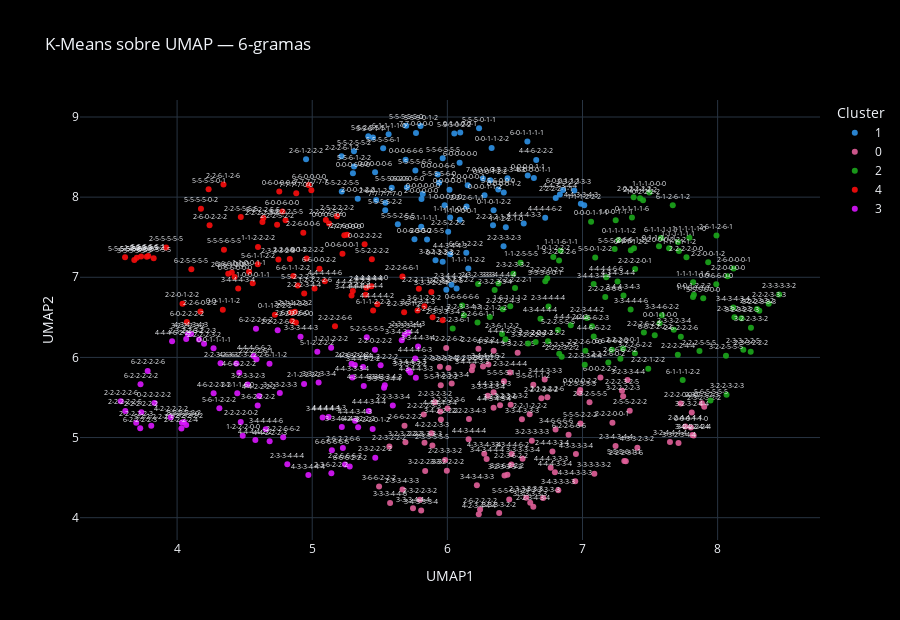
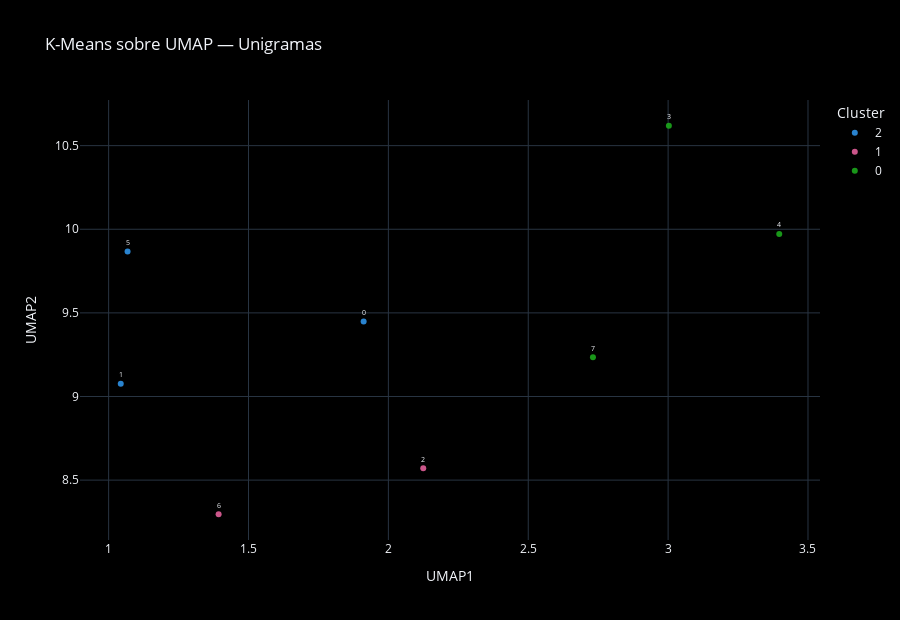

Notebook code for these charts, in order:
### Code cell
# Visualiza los clústeres resultantes coloreados por etiqueta asignada

def graficar_clusters(df_clusters, titulo):
    if df_clusters is None or df_clusters.empty:
        print(f"No hay clústeres que mostrar para {titulo}.")
        return
    fig = px.scatter(
        df_clusters,
        x="UMAP1",
        y="UMAP2",
        color=df_clusters["cluster"].astype(str),
        text="token",
        title=f"K-Means sobre UMAP — {titulo}",
        color_discrete_sequence=px.colors.qualitative.Dark24,
        hover_data={"cluster": True, "token": True}
    )
    fig.update_traces(marker=dict(size=6, opacity=0.9), textposition="top center", textfont=dict(size=7))
    fig.update_layout(
        template="plotly_dark",
        width=900,
        height=620,
        paper_bgcolor="black",
        plot_bgcolor="black",
        legend_title="Cluster"
    )
    fig.show()


graficar_clusters(clusters_6g, "6-gramas")
graficar_clusters(clusters_1g, "Unigramas")

### Figure 1 — Plotly figure (JSON) as saved in the notebook; plotly's stock layout.template omitted (floating-point values rounded to 4 significant figures; data arrays with more than 128 entries replaced by an {"elided": "..."} marker saying what was removed)
{"data": [{"customdata": {"elided": "73x2 mixed values"}, "hovertemplate": "color=1<br>UMAP1=%{x}<br>UMAP2=%{y}<br>token=%{customdata[1]}<br>cluster=%{customdata[0]}<extra></extra>", "legendgroup": "1", "marker": {"color": "#2E91E5", "opacity": 0.9, "size": 6, "symbol": "circle"}, "mode": "markers+text", "name": "1", "orientation": "v", "showlegend": true, "text": ["0-0-0-0-0-0", "0-0-0-0-0-1", "0-0-0-0-0-6", "0-0-0-0-1-1", "0-0-0-0-1-2", "0-0-0-0-6-0", "0-0-0-0-6-6", "0-0-0-1-1-2", "0-0-0-1-2-2", "0-0-0-6-6-0", "0-0-0-6-6-6", "0-0-1-1-2-2", "0-0-6-0-0-0", "0-1-0-1-2-2", "0-1-1-0-0-1", "0-1-2-2-2-2", "1-0-0-0-0-0", "1-1-0-0-0-1", "1-1-1-1-0-0", "1-1-1-1-2-2", "1-1-1-2-2-2", "1-1-2-2-1-0", "2-0-0-0-0-0", "2-0-0-0-0-1", "2-0-0-1-2-2", "2-2-2-2-1-1", "2-2-2-2-1-2", "2-2-2-6-1-1", "2-2-2-6-1-2", "2-2-3-2-5-5", "2-2-3-3-2-3", "2-2-5-2-2-2", "2-3-2-2-3-3", "2-3-4-4-2-4", "2-5-5-2-5-5", "2-6-0-1-2-2", "2-6-1-2-2-2", "3-2-2-3-2-2", "3-3-2-3-3-3", "3-3-2-3-4-3", "4-4-3-3-4-3", "4-4-3-3-4-4", "4-4-3-4-4-3", "4-4-4-4-3-3", "4-4-4-4-6-2", "4-4-6-2-2-2", "5-5-2-2-5-5", "5-5-2-5-5-2", "5-5-2-5-5-5", "5-5-5-0-1-1", "5-5-5-0-1-2", "5-5-5-0-2-2", "5-5-5-2-5-5", "5-5-5-5-2-2", "5-5-5-5-2-5", "5-5-5-5-5-0", "5-5-5-5-6-0", "5-5-5-5-6-1", "5-5-5-5-6-5", "5-5-6-0-0-0", "5-5-6-1-1-1", "5-5-6-1-2-2", "5-5-6-5-5-5", "5-6-1-1-1-1", "6-0-0-0-0-0", "6-0-0-0-1-1", "6-0-0-1-1-1", "6-0-1-1-1-1", "6-1-1-1-1-0", "6-6-1-2-2-2", "7-0-0-0-0-1", "7-7-0-0-0-0", "7-7-7-7-7-0"], "textfont": {"size": 7}, "textposition": "top center", "type": "scatter", "x": [5.818, 6.016, 5.465, 6.595, 6.417, 5.701, 5.929, 6.275, 6.317, 5.301, 5.691, 6.328, 5.757, 6.342, 6.095, 5.965, 5.98, 6.092, 6.021, 6.155, 7.013, 6.432, 5.808, 6.151, 5.337, 6.802, 6.338, 6.142, 5.217, 5.992, 6.416, 6.006, 6.939, 6.03, 5.849, 5.473, 4.954, 6.068, 5.912, 6.445, 6.988, 6.833, 6.021, 6.565, 6.724, 6.658, 5.219, 5.309, 5.415, 6.234, 5.802, 6.051, 5.633, 5.54, 5.588, 5.696, 5.939, 5.525, 5.763, 6.376, 5.449, 5.309, 5.965, 5.807, 6.091, 6.64, 6.857, 6.592, 5.565, 6.14, 6.263, 5.768, 5.541], "xaxis": "x", "y": [8.038, 8.092, 8.311, 8.271, 8.058, 8.12, 8.282, 8.024, 8.211, 8.298, 8.465, 8.613, 7.474, 7.838, 8.807, 7.192, 7.898, 7.717, 7.747, 7.111, 7.898, 7.623, 7.976, 8.149, 7.98, 7.99, 7.648, 7.884, 8.509, 6.844, 7.388, 7.569, 8.083, 6.908, 7.472, 7.965, 8.473, 6.859, 7.212, 8.237, 7.917, 8.031, 7.288, 7.67, 7.742, 8.464, 8.071, 8.571, 8.76, 8.859, 8.886, 8.793, 7.661, 7.836, 8.116, 8.891, 8.179, 8.611, 8.332, 8.094, 8.745, 8.383, 8.484, 7.631, 8.43, 8.238, 8.09, 8.694, 8.786, 7.306, 8.233, 8.802, 7.931], "yaxis": "y"}, {"customdata": {"elided": "97x2 mixed values"}, "hovertemplate": "color=0<br>UMAP1=%{x}<br>UMAP2=%{y}<br>token=%{customdata[1]}<br>cluster=%{customdata[0]}<extra></extra>", "legendgroup": "0", "marker": {"color": "#E15F99", "opacity": 0.9, "size": 6, "symbol": "circle"}, "mode": "markers+text", "name": "0", "orientation": "v", "showlegend": true, "text": ["0-0-0-0-2-2", "0-0-0-1-1-0", "1-2-2-2-6-2", "1-2-5-5-5-5", "1-2-6-1-2-2", "2-1-2-2-2-6", "2-2-1-2-2-2", "2-2-2-0-0-0", "2-2-2-0-0-1", "2-2-2-2-3-3", "2-2-2-2-3-4", "2-2-2-2-3-6", "2-2-2-3-2-5", "2-2-2-3-3-6", "2-2-2-3-4-3", "2-2-2-3-6-2", "2-2-3-2-2-2", "2-2-3-2-3-2", "2-2-3-3-2-2", "2-2-3-3-3-2", "2-2-3-3-3-3", "2-2-3-4-3-4", "2-2-3-6-2-2", "2-2-4-4-4-4", "2-2-6-6-2-2", "2-3-2-2-3-2", "2-3-2-3-2-2", "2-3-2-3-2-3", "2-3-2-4-4-4", "2-3-2-5-5-5", "2-3-3-3-3-3", "2-3-3-4-3-3", "2-3-4-3-4-4", "2-3-5-5-5-5", "2-4-4-3-3-4", "2-5-5-2-2-2", "2-6-2-2-2-2", "2-6-6-2-2-2", "3-2-2-2-2-3", "3-2-2-2-2-4", "3-2-2-2-3-3", "3-2-3-2-2-2", "3-2-3-2-2-6", "3-2-3-2-3-2", "3-2-3-2-4-4", "3-2-3-3-3-2", "3-2-3-3-3-3", "3-2-3-3-3-4", "3-2-3-3-4-4", "3-2-4-4-4-4", "3-3-2-2-2-2", "3-3-2-2-5-5", "3-3-2-3-4-4", "3-3-3-2-2-2", "3-3-3-3-2-2", "3-3-3-3-3-2", "3-3-3-3-3-3", "3-3-3-3-3-4", "3-3-3-4-3-4", "3-3-3-4-4-4", "3-3-3-4-4-6", "3-3-4-3-3-3", "3-3-4-4-6-2", "3-3-6-2-2-2", "3-4-2-2-2-2", "3-4-3-3-3-3", "3-4-3-3-3-4", "3-4-3-4-3-3", "3-4-3-4-4-4", "3-4-4-2-4-4", "3-4-4-3-3-3", "3-4-4-4-3-3", "3-4-4-4-6-2", "3-4-6-6-6-6", "3-6-6-2-2-2", "4-2-2-2-3-3", "4-2-3-4-4-4", "4-3-3-2-3-2", "4-3-3-3-3-3", "4-3-3-3-3-4", "4-3-3-4-3-4", "4-3-4-3-3-3", "4-3-4-4-4-3", "4-4-3-3-3-3", "4-4-3-4-3-4", "4-4-3-4-4-4", "4-4-4-3-3-3", "4-4-4-3-3-4", "4-4-4-4-3-4", "5-5-1-2-2-2", "5-5-5-2-2-2", "5-5-5-5-1-1", "5-5-5-6-1-1", "5-5-5-6-1-2", "5-5-6-1-1-2", "6-0-0-2-2-2", "6-2-2-6-6-6"], "textfont": {"size": 7}, "textposition": "top center", "type": "scatter", "x": [6.983, 7.802, 5.991, 6.976, 6.264, 6.74, 6.609, 7.727, 7.221, 5.826, 5.945, 6.001, 7.292, 7.321, 6.16, 6.696, 5.571, 5.907, 6.188, 5.983, 5.831, 6.636, 6.473, 7.761, 6.23, 5.797, 7.901, 7.884, 6.464, 7.052, 6.584, 5.668, 7.245, 5.889, 6.778, 7.349, 6.242, 5.683, 7.301, 7.822, 5.836, 5.69, 6.39, 6.468, 7.809, 6.423, 6.625, 6.032, 7.334, 7.647, 5.996, 6.52, 7.71, 6.008, 6.383, 7.088, 6.613, 6.557, 6.299, 5.746, 5.576, 6.552, 6.476, 6.445, 5.952, 6.821, 5.806, 6.219, 6.291, 7.813, 6.72, 6.181, 6.304, 6.801, 5.495, 5.883, 6.232, 7.406, 6.709, 6.951, 6.273, 6.946, 6.343, 6.342, 6.342, 6.157, 6.765, 6.796, 5.948, 5.951, 6.985, 6.419, 7.309, 6.458, 6.636, 7.133, 6.897], "xaxis": "x", "y": [5.594, 5.125, 6.119, 5.56, 5.886, 5.502, 5.292, 5.424, 5.184, 5.287, 5.884, 5.364, 5.583, 4.706, 5.231, 5.49, 4.888, 5.44, 5.888, 4.721, 4.934, 4.137, 4.664, 5.136, 6.108, 4.224, 5.385, 5.429, 5.812, 5.442, 4.249, 4.353, 4.895, 4.902, 4.826, 5.334, 4.101, 5.146, 5.514, 5.025, 4.583, 4.941, 5.403, 5.408, 5.312, 4.526, 4.961, 5.676, 5.718, 4.945, 4.585, 6.059, 4.932, 5.868, 4.057, 4.548, 4.187, 4.737, 5.522, 4.119, 4.185, 5.228, 4.796, 4.536, 5.224, 4.342, 4.088, 4.405, 4.733, 5.032, 5.725, 5.839, 5.911, 5.1, 4.388, 5.054, 4.043, 4.872, 4.245, 4.794, 4.799, 4.455, 6.083, 5.567, 5.373, 4.978, 4.622, 4.567, 5.326, 5.652, 5.174, 5.702, 4.709, 4.227, 5.659, 5.75, 5.036], "yaxis": "y"}, {"customdata": {"elided": "98x2 mixed values"}, "hovertemplate": "color=2<br>UMAP1=%{x}<br>UMAP2=%{y}<br>token=%{customdata[1]}<br>cluster=%{customdata[0]}<extra></extra>", "legendgroup": "2", "marker": {"color": "#1CA71C", "opacity": 0.9, "size": 6, "symbol": "circle"}, "mode": "markers+text", "name": "2", "orientation": "v", "showlegend": true, "text": ["0-0-0-1-1-1", "0-0-0-2-2-2", "0-0-1-1-0-0", "0-0-1-2-2-2", "0-0-6-6-0-0", "0-1-1-1-1-1", "0-1-1-1-1-2", "0-1-1-1-1-6", "0-1-1-1-2-2", "0-6-6-6-6-6", "1-0-0-1-1-1", "1-0-1-2-2-2", "1-0-2-2-2-2", "1-1-1-0-0-0", "1-1-1-1-1-0", "1-1-1-1-1-1", "1-1-1-1-1-2", "1-1-1-1-1-6", "1-1-1-6-1-1", "1-1-2-1-2-2", "1-1-2-5-5-5", "1-1-6-1-1-1", "1-6-1-1-1-2", "2-0-1-2-2-2", "2-0-2-2-2-2", "2-2-0-0-0-0", "2-2-0-0-1-2", "2-2-1-1-2-2", "2-2-2-0-2-2", "2-2-2-1-2-2", "2-2-2-2-0-0", "2-2-2-2-0-1", "2-2-2-2-2-1", "2-2-2-2-4-3", "2-2-2-2-4-4", "2-2-2-3-2-2", "2-2-2-3-2-3", "2-2-2-3-3-2", "2-2-2-3-3-3", "2-2-2-3-6-1", "2-2-2-5-5-5", "2-2-2-6-0-0", "2-2-2-6-0-1", "2-2-2-6-0-2", "2-2-2-6-2-2", "2-2-2-6-6-6", "2-2-3-3-4-3", "2-2-3-3-4-4", "2-2-3-4-4-2", "2-2-6-6-1-1", "2-3-2-2-2-3", "2-3-2-3-3-2", "2-3-2-3-3-3", "2-3-2-3-3-4", "2-3-3-2-2-2", "2-3-3-2-2-5", "2-3-3-2-3-3", "2-3-3-2-3-4", "2-3-3-3-3-2", "2-3-4-4-4-4", "2-3-6-1-2-2", "2-6-0-0-0-1", "2-6-1-2-6-1", "2-6-2-2-2-6", "2-6-6-1-2-2", "2-6-6-6-2-2", "3-2-2-2-2-6", "3-2-2-3-2-3", "3-2-2-3-3-2", "3-2-2-3-3-3", "3-2-2-5-5-5", "3-2-2-6-2-2", "3-2-3-2-2-3", "3-3-2-2-2-3", "3-3-4-4-4-4", "3-3-4-4-4-6", "3-3-4-6-2-2", "3-4-3-4-3-4", "3-4-4-3-4-3", "3-4-4-3-4-4", "4-3-4-3-4-4", "4-3-4-4-4-4", "4-4-4-2-2-2", "4-4-4-2-3-3", "4-4-4-4-6-6", "4-4-6-6-2-2", "4-4-6-6-2-3", "5-2-2-5-5-5", "5-5-0-1-2-2", "5-5-5-2-2-5", "5-5-5-6-0-0", "5-5-5-6-0-1", "5-6-5-5-5-5", "6-1-1-1-1-1", "6-1-1-1-2-2", "6-1-2-6-1-2", "6-6-2-2-2-2", "6-6-6-6-2-2"], "textfont": {"size": 7}, "textposition": "top center", "type": "scatter", "x": [7.063, 7.641, 7.57, 7.824, 7.99, 7.566, 7.267, 7.366, 7.358, 6.11, 7.246, 6.784, 7.448, 7.495, 7.791, 7.706, 7.714, 7.819, 6.839, 6.314, 6.541, 7.818, 6.465, 6.745, 7.378, 8.073, 7.93, 7.426, 6.739, 7.487, 7.769, 7.389, 6.501, 6.41, 7.705, 6.846, 6.828, 8.292, 8.378, 6.039, 7.866, 7.021, 7.3, 7.191, 7.454, 7.168, 6.122, 7.017, 7.033, 6.223, 6.653, 6.488, 6.227, 6.35, 8.245, 8.19, 8.124, 7.676, 8.456, 6.748, 6.405, 8.118, 7.991, 7.728, 7.381, 7.281, 6.826, 8.066, 8.247, 8.308, 8.062, 7.388, 8.177, 6.598, 6.379, 7.356, 7.588, 8.116, 7.303, 7.083, 7.26, 6.689, 6.913, 6.43, 7.176, 7.083, 7.07, 6.819, 7.094, 7.238, 7.894, 6.725, 7.947, 7.581, 7.741, 7.668, 7.535, 7.217], "xaxis": "x", "y": [7.693, 7.363, 6.428, 6.783, 6.912, 7.387, 7.466, 7.747, 7.339, 6.649, 7.712, 7.254, 7.961, 8.056, 7.492, 7.44, 7.329, 6.937, 7.332, 6.505, 7.181, 6.754, 6.637, 6.201, 7.997, 7.014, 7.188, 7.986, 6.989, 5.859, 7.249, 7.103, 6.866, 6.601, 6.034, 6.008, 6.045, 6.603, 6.669, 6.362, 6.08, 6.083, 6.107, 5.937, 6.31, 6.753, 6.526, 5.907, 6.491, 6.436, 6.193, 7.045, 6.917, 6.841, 6.07, 6.097, 6.502, 6.346, 6.785, 6.636, 6.291, 7.111, 7.522, 6.256, 7.361, 5.982, 7.21, 5.533, 6.369, 6.581, 6.02, 6.053, 6.489, 6.172, 6.923, 6.599, 6.525, 6.622, 6.773, 6.915, 6.946, 6.482, 6.402, 6.226, 7.001, 6.262, 6.388, 6.341, 7.248, 7.353, 6.738, 6.952, 5.462, 7.489, 5.717, 7.9, 6.276, 6.097], "yaxis": "y"}, {"customdata": {"elided": "75x2 mixed values"}, "hovertemplate": "color=4<br>UMAP1=%{x}<br>UMAP2=%{y}<br>token=%{customdata[1]}<br>cluster=%{customdata[0]}<extra></extra>", "legendgroup": "4", "marker": {"color": "#FB0D0D", "opacity": 0.9, "size": 6, "symbol": "circle"}, "mode": "markers+text", "name": "4", "orientation": "v", "showlegend": true, "text": ["0-0-0-6-0-0", "0-0-1-1-1-2", "0-0-2-2-2-2", "0-0-6-0-0-1", "0-1-1-2-2-2", "0-6-0-0-0-0", "0-6-6-0-0-0", "1-0-0-0-1-1", "1-1-0-0-1-1", "1-1-2-2-2-2", "1-2-2-2-2-6", "1-5-5-5-5-5", "2-1-1-2-2-2", "2-2-0-1-2-2", "2-2-2-1-1-2", "2-2-2-2-5-2", "2-2-2-2-5-5", "2-2-2-2-6-0", "2-2-2-2-6-6", "2-2-2-3-4-4", "2-2-2-5-2-2", "2-2-2-6-6-1", "2-2-3-6-1-2", "2-2-5-5-5-5", "2-2-6-0-0-0", "2-2-6-0-0-6", "2-2-6-0-1-2", "2-2-6-0-2-2", "2-2-6-1-2-2", "2-2-6-1-2-6", "2-2-6-6-1-2", "2-3-3-3-2-3", "2-3-3-3-3-4", "2-4-4-4-4-4", "2-5-2-2-2-2", "2-5-5-5-5-5", "2-6-0-0-6-0", "2-6-0-2-2-2", "3-2-2-2-5-5", "3-3-3-2-2-4", "3-3-3-4-3-3", "3-3-4-3-4-3", "3-4-4-4-3-4", "3-4-4-4-4-4", "3-5-5-5-5-5", "3-6-1-2-2-2", "4-4-4-4-2-3", "4-4-4-4-4-0", "4-4-4-4-4-2", "4-4-4-4-4-4", "4-4-4-4-4-6", "5-2-2-2-5-5", "5-5-2-2-2-2", "5-5-2-2-2-5", "5-5-5-5-0-1", "5-5-5-5-0-2", "5-5-5-5-5-1", "5-5-5-5-5-2", "5-5-5-5-5-5", "5-5-5-5-5-6", "5-5-5-6-5-5", "5-6-1-1-2-2", "6-0-0-6-0-0", "6-0-1-2-2-2", "6-0-2-2-2-2", "6-1-1-2-2-2", "6-2-5-5-5-5", "6-5-5-5-5-5", "6-6-0-0-0-0", "6-6-0-0-2-2", "6-6-1-1-2-2", "6-6-6-0-0-0", "7-7-7-0-0-0", "7-7-7-7-0-0", "7-7-7-7-7-7"], "textfont": {"size": 7}, "textposition": "top center", "type": "scatter", "x": [5.124, 4.338, 5.388, 5.224, 4.724, 4.756, 4.426, 4.56, 4.532, 4.599, 5.017, 3.734, 4.871, 4.04, 5.789, 5.101, 4.632, 4.879, 5.168, 4.94, 4.74, 5.668, 5.68, 4.471, 5.258, 4.934, 4.834, 4.173, 4.379, 4.343, 5.891, 4.75, 5.965, 5.401, 5.183, 3.919, 4.852, 4.24, 4.803, 5.881, 4.845, 5.779, 4.452, 5.291, 3.684, 5.83, 5.3, 5.438, 5.482, 5.396, 5.093, 4.639, 5.441, 4.893, 4.233, 4.177, 3.787, 3.776, 3.702, 3.615, 4.347, 4.597, 4.78, 4.958, 4.072, 5.451, 4.106, 3.827, 4.973, 5.053, 4.86, 4.405, 5.237, 4.882, 4.994], "xaxis": "x", "y": [7.67, 6.595, 7.411, 7.295, 6.533, 8.071, 7.005, 6.925, 7.068, 7.379, 6.861, 7.259, 6.57, 6.668, 6.857, 7.714, 7.691, 6.437, 6.39, 6.798, 7.657, 7.01, 6.564, 7.752, 7.53, 7.557, 7.23, 6.574, 7.043, 8.159, 6.502, 7.222, 6.463, 6.869, 7.761, 7.37, 6.454, 7.65, 7.711, 6.818, 6.562, 6.585, 6.859, 6.774, 7.217, 6.638, 6.829, 6.887, 6.663, 6.781, 6.95, 7.739, 7.224, 6.898, 8.099, 7.855, 7.266, 7.258, 7.245, 7.251, 7.342, 7.163, 7.82, 7.235, 6.441, 6.585, 7.102, 7.237, 8.151, 7.108, 7.015, 7.061, 7.524, 8.048, 8.087], "yaxis": "y"}, {"customdata": {"elided": "81x2 mixed values"}, "hovertemplate": "color=3<br>UMAP1=%{x}<br>UMAP2=%{y}<br>token=%{customdata[1]}<br>cluster=%{customdata[0]}<extra></extra>", "legendgroup": "3", "marker": {"color": "#DA16FF", "opacity": 0.9, "size": 6, "symbol": "circle"}, "mode": "markers+text", "name": "3", "orientation": "v", "showlegend": true, "text": ["0-0-1-1-1-1", "0-2-2-2-2-2", "1-1-1-1-6-0", "1-2-1-2-2-2", "1-2-2-2-0-0", "1-2-2-2-2-2", "2-1-2-2-2-2", "2-2-0-2-2-2", "2-2-2-0-1-2", "2-2-2-2-0-2", "2-2-2-2-2-0", "2-2-2-2-2-2", "2-2-2-2-2-3", "2-2-2-2-2-4", "2-2-2-2-2-5", "2-2-2-2-2-6", "2-2-2-2-3-2", "2-2-2-2-6-1", "2-2-2-2-6-2", "2-2-2-6-6-2", "2-2-3-2-2-3", "2-2-3-2-3-3", "2-2-3-3-3-4", "2-2-6-1-1-2", "2-2-6-2-2-2", "2-2-6-6-6-2", "2-3-2-2-2-2", "2-3-2-2-6-2", "2-3-3-3-4-3", "2-3-3-3-4-4", "2-3-3-4-4-4", "2-3-6-2-2-2", "2-6-2-2-6-6", "3-2-2-2-2-2", "3-2-2-2-3-2", "3-2-3-2-3-3", "3-2-3-3-2-2", "3-2-3-3-2-3", "3-3-2-3-3-4", "3-3-3-3-4-3", "3-3-3-3-4-4", "3-3-3-4-4-3", "3-3-4-3-4-4", "3-3-4-4-3-3", "3-3-4-4-3-4", "3-3-4-4-4-3", "3-4-4-4-4-3", "3-4-4-4-4-6", "3-4-4-6-2-2", "3-6-2-2-2-2", "4-2-2-2-2-2", "4-3-3-3-4-4", "4-3-3-4-4-4", "4-3-4-3-4-3", "4-3-4-4-3-3", "4-3-4-4-3-4", "4-4-2-2-2-2", "4-4-2-2-2-3", "4-4-3-3-3-4", "4-4-4-3-4-3", "4-4-4-3-4-4", "4-4-4-4-2-2", "4-4-4-4-4-3", "4-4-4-4-6-3", "4-4-4-6-2-2", "4-4-4-6-6-2", "4-6-2-2-2-2", "4-6-6-2-2-2", "4-6-6-2-3-2", "5-1-2-2-2-2", "5-2-2-2-2-2", "5-2-5-5-5-5", "5-6-1-2-2-2", "6-1-2-2-2-2", "6-2-2-2-2-2", "6-2-2-2-2-3", "6-2-2-2-2-6", "6-2-2-2-6-2", "6-2-3-2-2-2", "6-6-6-2-2-2", "6-6-6-6-6-6"], "textfont": {"size": 7}, "textposition": "top center", "type": "scatter", "x": [4.27, 3.833, 4.445, 5.14, 4.486, 4.067, 4.94, 5.464, 5.447, 4.471, 4.036, 3.736, 3.697, 4.032, 3.617, 3.583, 4.199, 4.587, 4.744, 4.785, 4.162, 4.322, 5.596, 4.684, 5.291, 5.242, 5.466, 4.067, 5.71, 5.685, 4.816, 5.142, 5.227, 4.05, 4.08, 4.76, 5.726, 4.522, 5.047, 5.537, 5.531, 4.913, 5.662, 5.713, 5.783, 5.219, 5.077, 4.656, 5.376, 4.596, 3.953, 5.315, 4.971, 4.104, 5.767, 5.381, 4.607, 4.685, 5.298, 5.317, 5.418, 4.579, 5.121, 5.763, 3.963, 4.566, 4.27, 4.46, 4.438, 5.038, 3.809, 5.403, 4.313, 5.506, 3.729, 3.727, 3.782, 4.584, 5.34, 5.278, 5.145], "xaxis": "x", "y": [6.113, 5.43, 5.551, 6.121, 5.021, 5.158, 5.669, 6.095, 5.107, 5.195, 5.186, 5.316, 5.184, 5.113, 5.332, 5.453, 6.17, 5.976, 6.34, 5.003, 6.224, 5.927, 5.4, 5.922, 5.922, 4.664, 4.749, 6.229, 6.31, 6.281, 4.666, 4.554, 4.87, 5.195, 6.29, 5.556, 5.811, 5.662, 5.688, 5.651, 5.622, 6.257, 6.215, 5.839, 6.136, 5.131, 5.252, 5.102, 5.88, 5.401, 5.255, 5.906, 4.531, 6.294, 5.747, 5.644, 5.519, 4.953, 5.751, 5.208, 5.333, 4.969, 5.258, 5.987, 6.201, 6.016, 5.552, 5.807, 5.925, 6.071, 5.147, 6.251, 5.367, 5.901, 5.665, 5.117, 5.832, 6.358, 5.13, 4.638, 4.842], "yaxis": "y"}], "layout": {"height": 620, "legend": {"title": {"text": "Cluster"}, "tracegroupgap": 0}, "paper_bgcolor": "black", "plot_bgcolor": "black", "title": {"text": "K-Means sobre UMAP — 6-gramas"}, "width": 900, "xaxis": {"anchor": "y", "domain": [0, 1], "title": {"text": "UMAP1"}}, "yaxis": {"anchor": "x", "domain": [0, 1], "title": {"text": "UMAP2"}}}}

### Figure 2 — Plotly figure (JSON) as saved in the notebook; plotly's stock layout.template omitted (floating-point values rounded to 4 significant figures)
{"data": [{"customdata": [[2, "0"], [2, "1"], [2, "5"]], "hovertemplate": "color=2<br>UMAP1=%{x}<br>UMAP2=%{y}<br>token=%{customdata[1]}<br>cluster=%{customdata[0]}<extra></extra>", "legendgroup": "2", "marker": {"color": "#2E91E5", "opacity": 0.9, "size": 6, "symbol": "circle"}, "mode": "markers+text", "name": "2", "orientation": "v", "showlegend": true, "text": ["0", "1", "5"], "textfont": {"size": 7}, "textposition": "top center", "type": "scatter", "x": [1.912, 1.043, 1.068], "xaxis": "x", "y": [9.448, 9.077, 9.867], "yaxis": "y"}, {"customdata": [[1, "2"], [1, "6"]], "hovertemplate": "color=1<br>UMAP1=%{x}<br>UMAP2=%{y}<br>token=%{customdata[1]}<br>cluster=%{customdata[0]}<extra></extra>", "legendgroup": "1", "marker": {"color": "#E15F99", "opacity": 0.9, "size": 6, "symbol": "circle"}, "mode": "markers+text", "name": "1", "orientation": "v", "showlegend": true, "text": ["2", "6"], "textfont": {"size": 7}, "textposition": "top center", "type": "scatter", "x": [2.125, 1.393], "xaxis": "x", "y": [8.571, 8.296], "yaxis": "y"}, {"customdata": [[0, "3"], [0, "4"], [0, "7"]], "hovertemplate": "color=0<br>UMAP1=%{x}<br>UMAP2=%{y}<br>token=%{customdata[1]}<br>cluster=%{customdata[0]}<extra></extra>", "legendgroup": "0", "marker": {"color": "#1CA71C", "opacity": 0.9, "size": 6, "symbol": "circle"}, "mode": "markers+text", "name": "0", "orientation": "v", "showlegend": true, "text": ["3", "4", "7"], "textfont": {"size": 7}, "textposition": "top center", "type": "scatter", "x": [3.003, 3.397, 2.731], "xaxis": "x", "y": [10.62, 9.972, 9.234], "yaxis": "y"}], "layout": {"height": 620, "legend": {"title": {"text": "Cluster"}, "tracegroupgap": 0}, "paper_bgcolor": "black", "plot_bgcolor": "black", "title": {"text": "K-Means sobre UMAP — Unigramas"}, "width": 900, "xaxis": {"anchor": "y", "domain": [0, 1], "title": {"text": "UMAP1"}}, "yaxis": {"anchor": "x", "domain": [0, 1], "title": {"text": "UMAP2"}}}}
